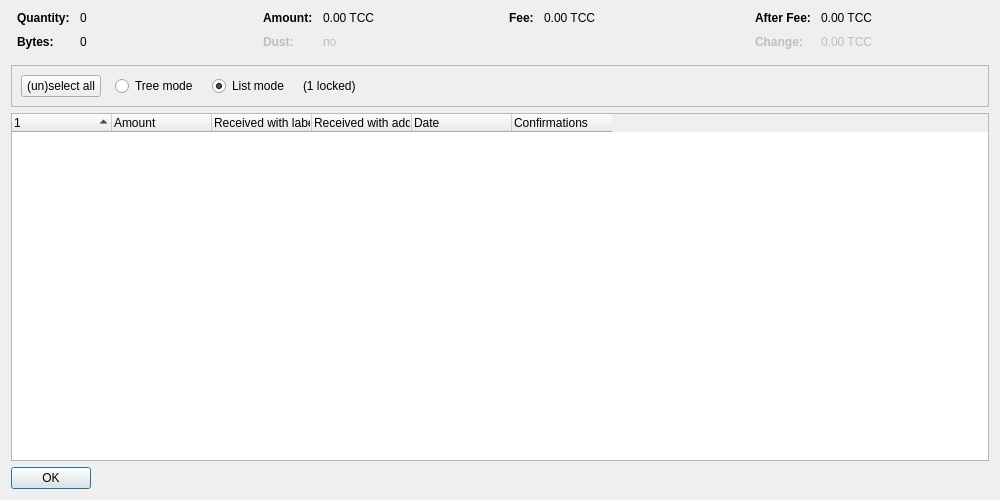
<?xml version="1.0" encoding="UTF-8"?>
<ui version="4.0">
 <class>CoinControlDialog</class>
 <widget class="QDialog" name="CoinControlDialog">
  <property name="geometry">
   <rect>
    <x>0</x>
    <y>0</y>
    <width>1000</width>
    <height>500</height>
   </rect>
  </property>
  <property name="windowTitle">
   <string>Coin Selection</string>
  </property>
  <layout class="QVBoxLayout" name="verticalLayout">
   <item>
    <layout class="QHBoxLayout" name="horizontalLayoutTop" stretch="0,0,0,0">
     <property name="topMargin">
      <number>0</number>
     </property>
     <property name="bottomMargin">
      <number>10</number>
     </property>
     <item>
      <layout class="QFormLayout" name="formLayoutCoinControl1">
       <property name="horizontalSpacing">
        <number>10</number>
       </property>
       <property name="verticalSpacing">
        <number>10</number>
       </property>
       <property name="leftMargin">
        <number>6</number>
       </property>
       <property name="rightMargin">
        <number>6</number>
       </property>
       <item row="0" column="0">
        <widget class="QLabel" name="labelCoinControlQuantityText">
         <property name="font">
          <font>
           <weight>75</weight>
           <bold>true</bold>
          </font>
         </property>
         <property name="text">
          <string>Quantity:</string>
         </property>
        </widget>
       </item>
       <item row="0" column="1">
        <widget class="QLabel" name="labelCoinControlQuantity">
         <property name="cursor">
          <cursorShape>IBeamCursor</cursorShape>
         </property>
         <property name="contextMenuPolicy">
          <enum>Qt::ActionsContextMenu</enum>
         </property>
         <property name="text">
          <string notr="true">0</string>
         </property>
         <property name="textInteractionFlags">
          <set>Qt::LinksAccessibleByMouse|Qt::TextSelectableByKeyboard|Qt::TextSelectableByMouse</set>
         </property>
        </widget>
       </item>
       <item row="1" column="0">
        <widget class="QLabel" name="labelCoinControlBytesText">
         <property name="font">
          <font>
           <weight>75</weight>
           <bold>true</bold>
          </font>
         </property>
         <property name="text">
          <string>Bytes:</string>
         </property>
        </widget>
       </item>
       <item row="1" column="1">
        <widget class="QLabel" name="labelCoinControlBytes">
         <property name="cursor">
          <cursorShape>IBeamCursor</cursorShape>
         </property>
         <property name="contextMenuPolicy">
          <enum>Qt::ActionsContextMenu</enum>
         </property>
         <property name="text">
          <string notr="true">0</string>
         </property>
         <property name="textInteractionFlags">
          <set>Qt::LinksAccessibleByMouse|Qt::TextSelectableByKeyboard|Qt::TextSelectableByMouse</set>
         </property>
        </widget>
       </item>
      </layout>
     </item>
     <item>
      <layout class="QFormLayout" name="formLayoutCoinControl2">
       <property name="horizontalSpacing">
        <number>10</number>
       </property>
       <property name="verticalSpacing">
        <number>10</number>
       </property>
       <property name="leftMargin">
        <number>6</number>
       </property>
       <property name="rightMargin">
        <number>6</number>
       </property>
       <item row="0" column="0">
        <widget class="QLabel" name="labelCoinControlAmountText">
         <property name="font">
          <font>
           <weight>75</weight>
           <bold>true</bold>
          </font>
         </property>
         <property name="text">
          <string>Amount:</string>
         </property>
        </widget>
       </item>
       <item row="0" column="1">
        <widget class="QLabel" name="labelCoinControlAmount">
         <property name="cursor">
          <cursorShape>IBeamCursor</cursorShape>
         </property>
         <property name="contextMenuPolicy">
          <enum>Qt::ActionsContextMenu</enum>
         </property>
         <property name="text">
          <string notr="true">0.00 TCC</string>
         </property>
         <property name="textInteractionFlags">
          <set>Qt::LinksAccessibleByMouse|Qt::TextSelectableByKeyboard|Qt::TextSelectableByMouse</set>
         </property>
        </widget>
       </item>
       <item row="1" column="0">
        <widget class="QLabel" name="labelCoinControlLowOutputText">
         <property name="enabled">
          <bool>false</bool>
         </property>
         <property name="font">
          <font>
           <weight>75</weight>
           <bold>true</bold>
          </font>
         </property>
         <property name="text">
          <string>Dust:</string>
         </property>
        </widget>
       </item>
       <item row="1" column="1">
        <widget class="QLabel" name="labelCoinControlLowOutput">
         <property name="enabled">
          <bool>false</bool>
         </property>
         <property name="cursor">
          <cursorShape>IBeamCursor</cursorShape>
         </property>
         <property name="contextMenuPolicy">
          <enum>Qt::ActionsContextMenu</enum>
         </property>
         <property name="text">
          <string notr="true">no</string>
         </property>
         <property name="textInteractionFlags">
          <set>Qt::LinksAccessibleByMouse|Qt::TextSelectableByKeyboard|Qt::TextSelectableByMouse</set>
         </property>
        </widget>
       </item>
      </layout>
     </item>
     <item>
      <layout class="QFormLayout" name="formLayoutCoinControl3">
       <property name="horizontalSpacing">
        <number>10</number>
       </property>
       <property name="verticalSpacing">
        <number>10</number>
       </property>
       <property name="leftMargin">
        <number>6</number>
       </property>
       <property name="rightMargin">
        <number>6</number>
       </property>
       <item row="0" column="0">
        <widget class="QLabel" name="labelCoinControlFeeText">
         <property name="font">
          <font>
           <weight>75</weight>
           <bold>true</bold>
          </font>
         </property>
         <property name="text">
          <string>Fee:</string>
         </property>
        </widget>
       </item>
       <item row="0" column="1">
        <widget class="QLabel" name="labelCoinControlFee">
         <property name="cursor">
          <cursorShape>IBeamCursor</cursorShape>
         </property>
         <property name="contextMenuPolicy">
          <enum>Qt::ActionsContextMenu</enum>
         </property>
         <property name="text">
          <string notr="true">0.00 TCC</string>
         </property>
         <property name="textInteractionFlags">
          <set>Qt::LinksAccessibleByMouse|Qt::TextSelectableByKeyboard|Qt::TextSelectableByMouse</set>
         </property>
        </widget>
       </item>
      </layout>
     </item>
     <item>
      <layout class="QFormLayout" name="formLayoutCoinControl4">
       <property name="horizontalSpacing">
        <number>10</number>
       </property>
       <property name="verticalSpacing">
        <number>10</number>
       </property>
       <property name="leftMargin">
        <number>6</number>
       </property>
       <property name="rightMargin">
        <number>6</number>
       </property>
       <item row="0" column="0">
        <widget class="QLabel" name="labelCoinControlAfterFeeText">
         <property name="font">
          <font>
           <weight>75</weight>
           <bold>true</bold>
          </font>
         </property>
         <property name="text">
          <string>After Fee:</string>
         </property>
        </widget>
       </item>
       <item row="0" column="1">
        <widget class="QLabel" name="labelCoinControlAfterFee">
         <property name="cursor">
          <cursorShape>IBeamCursor</cursorShape>
         </property>
         <property name="contextMenuPolicy">
          <enum>Qt::ActionsContextMenu</enum>
         </property>
         <property name="text">
          <string notr="true">0.00 TCC</string>
         </property>
         <property name="textInteractionFlags">
          <set>Qt::LinksAccessibleByMouse|Qt::TextSelectableByKeyboard|Qt::TextSelectableByMouse</set>
         </property>
        </widget>
       </item>
       <item row="1" column="0">
        <widget class="QLabel" name="labelCoinControlChangeText">
         <property name="enabled">
          <bool>false</bool>
         </property>
         <property name="font">
          <font>
           <weight>75</weight>
           <bold>true</bold>
          </font>
         </property>
         <property name="text">
          <string>Change:</string>
         </property>
        </widget>
       </item>
       <item row="1" column="1">
        <widget class="QLabel" name="labelCoinControlChange">
         <property name="enabled">
          <bool>false</bool>
         </property>
         <property name="cursor">
          <cursorShape>IBeamCursor</cursorShape>
         </property>
         <property name="contextMenuPolicy">
          <enum>Qt::ActionsContextMenu</enum>
         </property>
         <property name="text">
          <string notr="true">0.00 TCC</string>
         </property>
         <property name="textInteractionFlags">
          <set>Qt::LinksAccessibleByMouse|Qt::TextSelectableByKeyboard|Qt::TextSelectableByMouse</set>
         </property>
        </widget>
       </item>
      </layout>
     </item>
    </layout>
   </item>
   <item>
    <widget class="QFrame" name="frame">
     <property name="minimumSize">
      <size>
       <width>0</width>
       <height>40</height>
      </size>
     </property>
     <property name="frameShape">
      <enum>QFrame::StyledPanel</enum>
     </property>
     <property name="frameShadow">
      <enum>QFrame::Sunken</enum>
     </property>
     <layout class="QHBoxLayout" name="horizontalLayout">
      <item>
       <layout class="QHBoxLayout" name="horizontalLayoutPanel" stretch="0,0,0,0,0">
        <property name="spacing">
         <number>14</number>
        </property>
        <item>
         <widget class="QPushButton" name="pushButtonSelectAll">
          <property name="sizePolicy">
           <sizepolicy hsizetype="Maximum" vsizetype="Fixed">
            <horstretch>0</horstretch>
            <verstretch>0</verstretch>
           </sizepolicy>
          </property>
          <property name="text">
           <string>(un)select all</string>
          </property>
          <property name="autoDefault">
           <bool>false</bool>
          </property>
         </widget>
        </item>
        <item>
         <widget class="QRadioButton" name="radioTreeMode">
          <property name="sizePolicy">
           <sizepolicy hsizetype="Maximum" vsizetype="Fixed">
            <horstretch>0</horstretch>
            <verstretch>0</verstretch>
           </sizepolicy>
          </property>
          <property name="text">
           <string>Tree mode</string>
          </property>
         </widget>
        </item>
        <item>
         <widget class="QRadioButton" name="radioListMode">
          <property name="sizePolicy">
           <sizepolicy hsizetype="Maximum" vsizetype="Fixed">
            <horstretch>0</horstretch>
            <verstretch>0</verstretch>
           </sizepolicy>
          </property>
          <property name="text">
           <string>List mode</string>
          </property>
          <property name="checked">
           <bool>true</bool>
          </property>
         </widget>
        </item>
        <item>
         <widget class="QLabel" name="labelLocked">
          <property name="text">
           <string notr="true">(1 locked)</string>
          </property>
         </widget>
        </item>
        <item>
         <spacer name="horizontalSpacer">
          <property name="orientation">
           <enum>Qt::Horizontal</enum>
          </property>
          <property name="sizeHint" stdset="0">
           <size>
            <width>40</width>
            <height>20</height>
           </size>
          </property>
         </spacer>
        </item>
       </layout>
      </item>
     </layout>
    </widget>
   </item>
   <item>
    <widget class="CoinControlTreeWidget" name="treeWidget">
     <property name="contextMenuPolicy">
      <enum>Qt::CustomContextMenu</enum>
     </property>
     <property name="sortingEnabled">
      <bool>false</bool>
     </property>
     <property name="columnCount">
      <number>6</number>
     </property>
     <attribute name="headerShowSortIndicator" stdset="0">
      <bool>true</bool>
     </attribute>
     <attribute name="headerStretchLastSection">
      <bool>false</bool>
     </attribute>
     <column>
      <property name="text">
       <string/>
      </property>
     </column>
     <column>
      <property name="text">
       <string>Amount</string>
      </property>
     </column>
     <column>
      <property name="text">
       <string>Received with label</string>
      </property>
     </column>
     <column>
      <property name="text">
       <string>Received with address</string>
      </property>
     </column>
     <column>
      <property name="text">
       <string>Date</string>
      </property>
     </column>
     <column>
      <property name="text">
       <string>Confirmations</string>
      </property>
      <property name="toolTip">
       <string>Confirmed</string>
      </property>
     </column>
     <column>
      <property name="text">
       <string/>
      </property>
     </column>
     <column>
      <property name="text">
       <string/>
      </property>
     </column>
     <column>
      <property name="text">
       <string/>
      </property>
     </column>
     <column>
      <property name="text">
       <string/>
      </property>
     </column>
    </widget>
   </item>
   <item>
    <widget class="QDialogButtonBox" name="buttonBox">
     <property name="sizePolicy">
      <sizepolicy hsizetype="Maximum" vsizetype="Fixed">
       <horstretch>0</horstretch>
       <verstretch>0</verstretch>
      </sizepolicy>
     </property>
     <property name="orientation">
      <enum>Qt::Horizontal</enum>
     </property>
     <property name="standardButtons">
      <set>QDialogButtonBox::Ok</set>
     </property>
    </widget>
   </item>
  </layout>
 </widget>
 <customwidgets>
  <customwidget>
   <class>CoinControlTreeWidget</class>
   <extends>QTreeWidget</extends>
   <header>qt/coincontroltreewidget.h</header>
  </customwidget>
 </customwidgets>
 <resources/>
 <connections/>
</ui>
